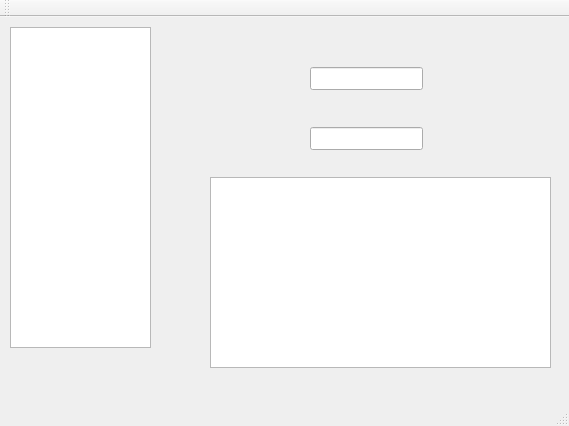
<?xml version="1.0" encoding="UTF-8"?>
<ui version="4.0">
 <class>TcpClient</class>
 <widget class="QMainWindow" name="TcpClient">
  <property name="geometry">
   <rect>
    <x>0</x>
    <y>0</y>
    <width>569</width>
    <height>426</height>
   </rect>
  </property>
  <property name="windowTitle">
   <string>TcpClient</string>
  </property>
  <widget class="QWidget" name="centralWidget">
   <widget class="QLineEdit" name="id_ip_edit">
    <property name="geometry">
     <rect>
      <x>310</x>
      <y>50</y>
      <width>113</width>
      <height>23</height>
     </rect>
    </property>
   </widget>
   <widget class="QLineEdit" name="id_port_edit">
    <property name="geometry">
     <rect>
      <x>310</x>
      <y>110</y>
      <width>113</width>
      <height>23</height>
     </rect>
    </property>
   </widget>
   <widget class="QTextEdit" name="id_text_edit">
    <property name="geometry">
     <rect>
      <x>210</x>
      <y>160</y>
      <width>341</width>
      <height>191</height>
     </rect>
    </property>
   </widget>
   <widget class="QListView" name="id_listview">
    <property name="geometry">
     <rect>
      <x>10</x>
      <y>10</y>
      <width>141</width>
      <height>321</height>
     </rect>
    </property>
    <property name="mouseTracking">
     <bool>true</bool>
    </property>
   </widget>
  </widget>
  <widget class="QMenuBar" name="menuBar">
   <property name="geometry">
    <rect>
     <x>0</x>
     <y>0</y>
     <width>569</width>
     <height>20</height>
    </rect>
   </property>
  </widget>
  <widget class="QToolBar" name="mainToolBar">
   <attribute name="toolBarArea">
    <enum>TopToolBarArea</enum>
   </attribute>
   <attribute name="toolBarBreak">
    <bool>false</bool>
   </attribute>
  </widget>
  <widget class="QStatusBar" name="statusBar"/>
 </widget>
 <layoutdefault spacing="6" margin="11"/>
 <resources/>
 <connections/>
</ui>
